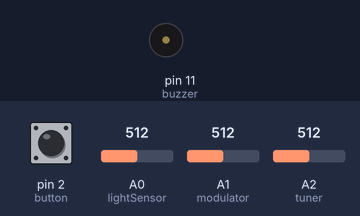
The sketch below on a simulated Arduino Uno, built with avr-gcc and run on an emulated ATmega328P. Shown: buzzer (waves = sounding). The test bench sets the inputs (shaded band); at power-on: pin 2 (button) LOW, A0 (lightSensor) = 512, A1 (modulator) = 512, A2 (tuner) = 512. What the sketch prints to the serial monitor is not drawn.

Above: at 1.2 s.
1.3 s: pin 2 (button) pulled HIGH for 0.15 s
At 1.7 s:
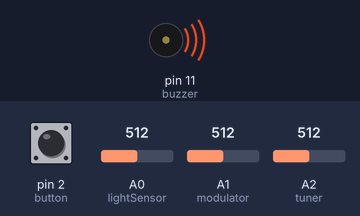
Timing chart, 0 to 4.3 s (numbered marks = the images above; inputs shaded):
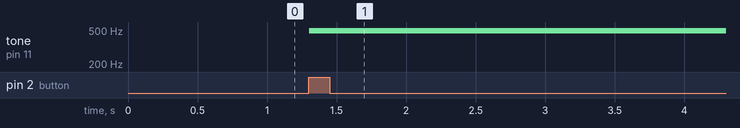

Measured:
- after the input at 1.3 s, tone on pin 11 (buzzer): silent → 490 Hz at once

The sketch:

simple_synthesizer.ino
```cpp
int lightSensor = A0;
int tuner = A2;
int modulator = A1;
int lightLow = 400; //set the lowest value the light sensor (photocell) outputs
int lightHigh = 900; // set the highest value the light sensor outputs.
int button = 2;
int buzzer = 11;

void setup() {
  Serial.begin(57600); //must set set this baud rate in the serial monitor as well for propper function
  pinMode(buzzer, OUTPUT);
  pinMode(tuner, INPUT);
  pinMode(lightSensor, INPUT);
  pinMode(modulator, INPUT);
  pinMode(button, INPUT);
}

void loop() {
  //read the tuner pot to set the master pitch of the piezo speaker
  int tunerValue = analogRead(tuner);
  int delayed = map(tunerValue, 0, 1023, 0, 15000);

  //read the light sensor value to control the harmonic tuning of the audio waveform relative to the master tuning, creating simple melodies.
  int lightValue = analogRead(lightSensor);
  Serial.println(lightValue); //use this reading to determine lightHigh and lightLow values
  int melody = map(lightValue, lightLow , lightHigh, 0, 10);
  melody = constrain(melody, 0, 10);

  //read the modulator pot to modify the PWM state of the audio signal, creating a FM (frequency modulation) effect on the sound.
  int modValue = analogRead(modulator);
  int freqShift = map(modValue, 0 , 1023, 0, 100);

  //read the push button's state to turn on and off the piezo output. The piezo will only make noise when the button is pushed down.
  int buttonState = digitalRead(button);


  //Push the button to generate audio, with the "delayMicroseconds" controling the duty cycle length of the waveform, which changes the percieved pitch
  if (buttonState == HIGH) {
    analogWrite(buzzer, 255); //crest of the audio waveform
    delayMicroseconds(delayed / melody);

    analogWrite(buzzer, freqShift); //trough of the audio waveform
    delayMicroseconds(delayed / melody);
  } else {
    analogWrite(buzzer, 0);

  }

}
```
